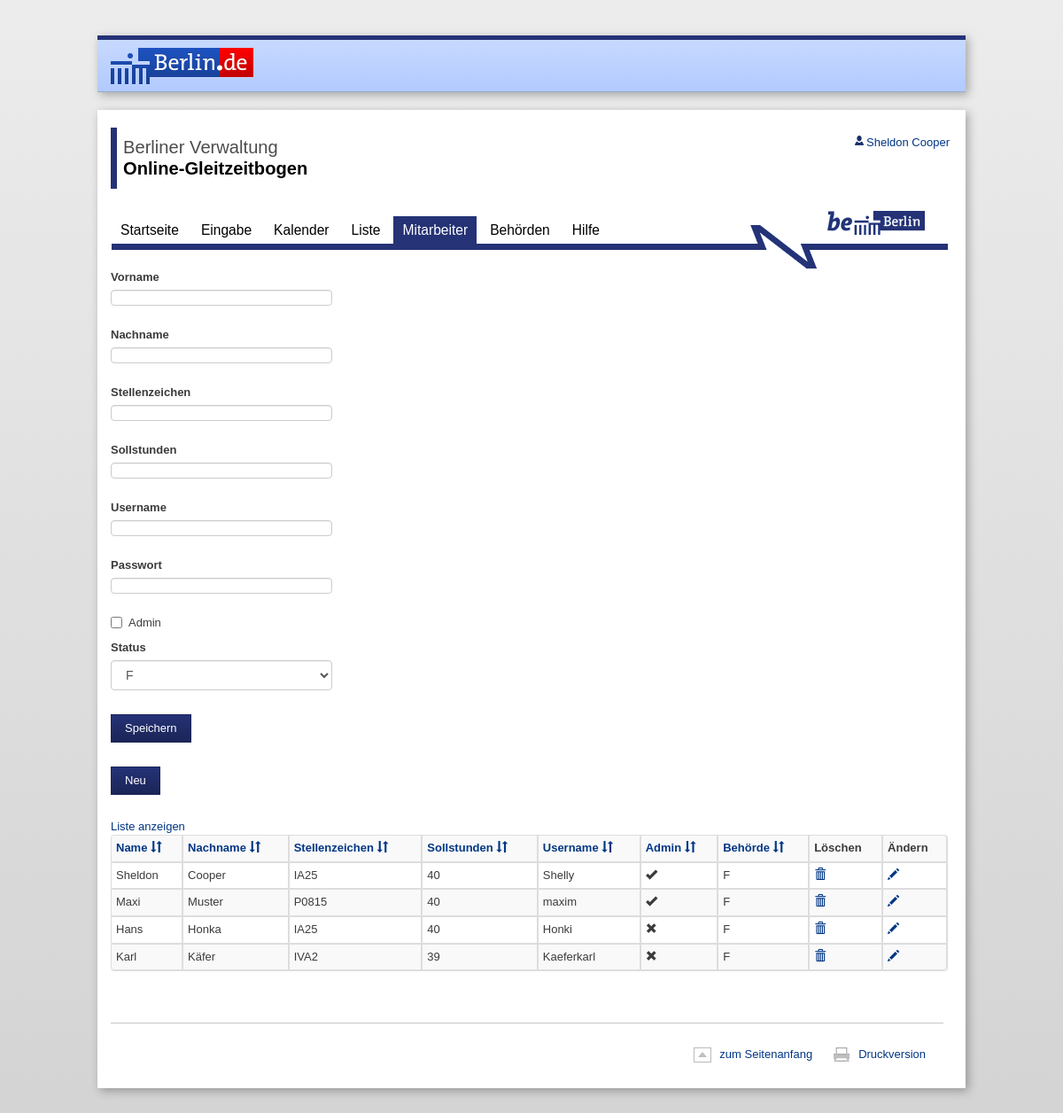
Before: /sites/mitarbeiter.php?sort=rechte (signed in) with the older database file.
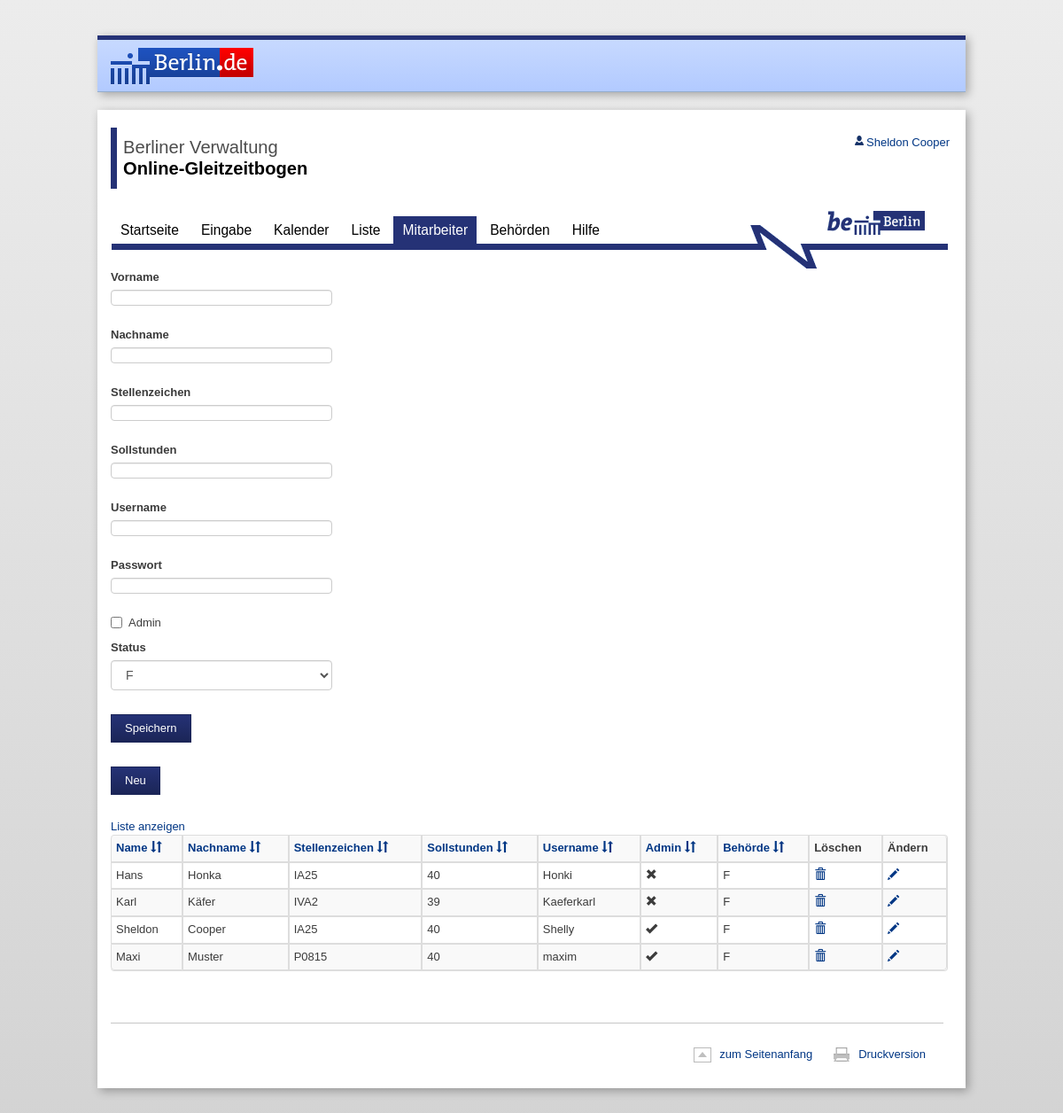
After: the same page with the newer database file.
### tables this page shows
CREATE TABLE IF NOT EXISTS `mitarbeiter` (
  `maid` int(11) NOT NULL AUTO_INCREMENT COMMENT 'Mitarbeiter ID',
  `vname` char(30) NOT NULL,
  `nname` char(50) NOT NULL,
  `stez` char(10) DEFAULT NULL COMMENT 'stellenzeichen des Mitarbeiters',
  `sollstd` double DEFAULT NULL,
  `bid` int(11) DEFAULT NULL COMMENT 'Behoerden ID',
  `sid` int(11) DEFAULT NULL COMMENT 'Status ID',
  `usern` varchar(20) NOT NULL,
  `passwort` varchar(32) DEFAULT NULL,
  `rechte` int(11) NOT NULL,
  PRIMARY KEY (`maid`),
  KEY `sid` (`sid`),
  KEY `bid` (`bid`)
);

### sites/mitarbeiter.php (the view, shortened to what this page needs)
<?php
	$zusatzinclude = "
	<script type='text/javascript' src='../includes/js/jquery.js'></script>
	<script type='text/javascript' src='../includes/js/master.js'></script>
	<link rel='stylesheet' href='../includes/css/bootstrap-theme.min.css'>
	";
	require('../includes/header.php');
	require('../includes/mysql.php');
 if($_SESSION["admin"]==1){
	 $vname="";
	 $nname="";
	 $stez="";
	 $sollstd="";
	 $usern="";
	 $rechte="";
	 $bid="";
	 $behoerdenname="";
  ?>
  <div style="width: 250px;" >
<form role="form" method="post" name="ajax_form" id="ajax_form">
<div   class="form-group">
    <label for="voname">Vorname</label><input class="form-control" name="vname" id="vname" type="text" value="<?php echo $vname; ?>" required=""/></div>
<div class="form-group">
    <label for="nname">Nachname</label><input class="form-control" name="nname" id="nname" type="text" value="<?php echo $nname; ?>"required=""/></div>
<div class="form-group">
    <label for="stez">Stellenzeichen</label><input class="form-control" name="stez" id="stelz" type="text" value="<?php echo $stez; ?>" required=""/></div>
<div class="form-group">
    <label for="sollstd">Sollstunden</label><input class="form-control" name="sollstd" id="sollstd" type="text" value="<?php echo $sollstd; ?>"required=""/></div>
<?php
if ($do != "edit"){
echo"<div class='form-group'>
    <label for='usern'>Username</label><input class='form-control' name='usern' id='usern' type='text' value='".$usern."' required=''/></div>
<div class='form-group'>
    <label for='passwort'>Passwort</label><input class='form-control' name='passwort' id='passwort' type='text' value='".$passwort."' required=''/></div>";
}
else {
	echo
	"<form><div class='form-group'>
    <label for='passwort'>Passwort</label><input class='form-control' required='' name='passwort' id='passwort' type='password' value='".$passwort."'/><button class='btn btn-default' name='savepwd' id='savepwd' type='submit' >Ändern</button></div></form>";
	}
?>
<div class="checkbox">
 <label for="checkbox">Admin</label>
    <input name="rechte" type="checkbox" value="<?php if($rechte==1){echo $rechte;}else echo "1"; ?>" >
</div>
<div class="form-group">
    <label for="status">Status</label>
<?php
 $sqlbh = "SELECT * FROM behoerde";
 $resultbh = mysqli_query($link, $sqlbh);
	echo "<select name='bid' class='form-control'>";
	while($row = mysqli_fetch_array($resultbh)) {
		$behoerdenname[$row[bid]] = $row[name];
		if ($row['bid']==$bid){
			$selected="SELECTED";
			}
		else{
			$selected="";
			}
        echo "<option ".$selected." value=".$row[bid].">".$behoerdenname[$row[bid]]."</option>";
	 }
 	 echo "</select>";
?>
<br>
<button class="btn btn-default" name="submit" id="submit" type="submit" >Speichern</button>
</div>
</form>
<form action="index3.php">
<button class="btn btn-default" name="neu" id="neu" type="submit" >Neu</button>
<br>
</form>
</div>
  </body>
 <?php
	echo"<a id='showbutton' href='javascript:toggle();'>Liste anzeigen</a>";
if(isset($_GET['sort']))
{
	$nothide = "style='display:block !important;'";
}
else{
	$nothide="";
	}
	echo"<div id='liste' ".$nothide." class='hidelist'>";
	if(isset($_GET['sort']))
	{
		$sort = $_GET['sort'];
		if($richtung='DESC')
	{
		$richtung = 'ASC';
	}
	else
	{
		$richtung = 'DESC';
	}
	}
	else{
		$sort = 'nname';
		$richtung = 'ASC';
	}
	$strSQL = "SELECT * FROM mitarbeiter ORDER BY ".$sort." ".$richtung;
	echo"  <table id='ntab' class='table table-striped table-bordered table-condensed'>";
	echo"  <th><a href='?sort=vname#ntab'>Name <span class='glyphicon glyphicon-sort'</span></a></th>";
	echo"  <th><a href='?sort=nname#ntab'>Nachname <span class='glyphicon glyphicon-sort'</span></a></th>";
	echo"  <th><a href='?sort=stez#ntab'>Stellenzeichen <span class='glyphicon glyphicon-sort'</span></a></th>";
	echo"  <th><a href='?sort=sollstd#ntab'>Sollstunden <span class='glyphicon glyphicon-sort'</span></a></th>";
	echo"  <th><a href='?sort=usern#ntab'>Username <span class='glyphicon glyphicon-sort'</span></a></th>";
	echo"  <th><a href='?sort=rechte#ntab'>Admin <span class='glyphicon glyphicon-sort'</span></a></th>";
	echo"  <th><a href='?sort=bid#ntab'>Behörde <span class='glyphicon glyphicon-sort'</span></a></th>";
	echo"  <th>Löschen</th>";
	echo"  <th>Ändern</th>";
	$result = mysqli_query($link, $strSQL);
	while($row = mysqli_fetch_array($result)) {
	if($row['rechte']=="1")
	{
	$adminok="<span class='glyphicon glyphicon-ok'></span>";
	}
	else{$adminok="<span class='glyphicon glyphicon-remove'></span>";}
	echo "<tr><td>"
	.$row['vname']."</td><td>"
	.$row['nname']."</td><td>"
	.$row['stez']."</td><td>"
	.$row['sollstd']."</td><td>"
	.$row['usern']."</td><td>"
	.$adminok."</td><td>"
	.$behoerdenname[$row['bid']]."</td>
	<td>
	<a href='?bla=del&maid1=".$row['maid']."'>
	<span class='glyphicon glyphicon-trash'></span></a>
	</td><td>
	<a href='?bla=edit&maid1=".$row['maid']."'>
	<span class='glyphicon glyphicon-pencil'></span></a>
	</td>
	</tr>";
	}
	echo" </table></div>";
}else{
echo "<div class='alert alert-danger'>Sie haben keine Adminrechte !</div>";
}
	require('../includes/footer.php');
?>

Changed rows visible on the page:
changed mitarbeiter "Hans": moves up the list
changed mitarbeiter "Karl": moves up the list
